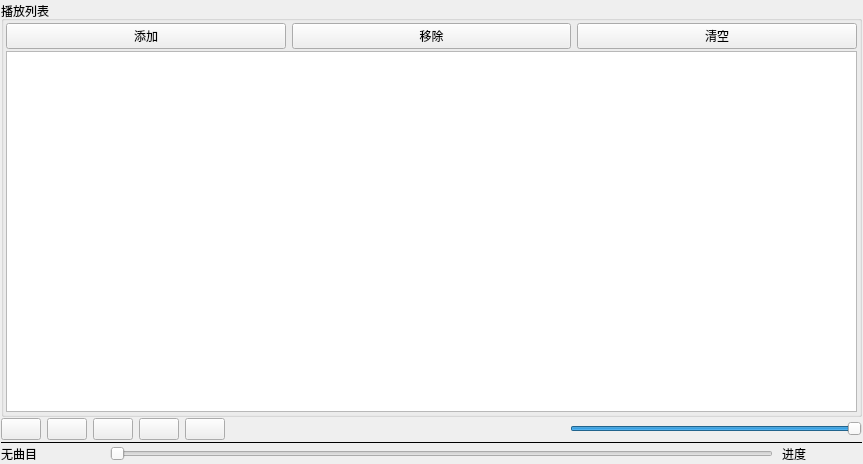
<?xml version="1.0" encoding="UTF-8"?>
<ui version="4.0">
 <class>MainWindow</class>
 <widget class="QMainWindow" name="MainWindow">
  <property name="geometry">
   <rect>
    <x>0</x>
    <y>0</y>
    <width>863</width>
    <height>464</height>
   </rect>
  </property>
  <property name="windowTitle">
   <string>音乐播放器</string>
  </property>
  <widget class="QWidget" name="centralWidget">
   <layout class="QVBoxLayout" name="verticalLayout_2">
    <property name="spacing">
     <number>1</number>
    </property>
    <property name="leftMargin">
     <number>1</number>
    </property>
    <property name="topMargin">
     <number>1</number>
    </property>
    <property name="rightMargin">
     <number>1</number>
    </property>
    <property name="bottomMargin">
     <number>1</number>
    </property>
    <item>
     <widget class="QGroupBox" name="groupBox">
      <property name="title">
       <string>播放列表</string>
      </property>
      <layout class="QVBoxLayout" name="verticalLayout">
       <property name="spacing">
        <number>2</number>
       </property>
       <property name="leftMargin">
        <number>2</number>
       </property>
       <property name="topMargin">
        <number>2</number>
       </property>
       <property name="rightMargin">
        <number>2</number>
       </property>
       <property name="bottomMargin">
        <number>2</number>
       </property>
       <item>
        <layout class="QHBoxLayout" name="horizontalLayout_3">
         <item>
          <widget class="QPushButton" name="btnAdd">
           <property name="text">
            <string>添加</string>
           </property>
           <property name="icon">
            <iconset resource="res.qrc">
             <normaloff>:/images/images/316.bmp</normaloff>:/images/images/316.bmp</iconset>
           </property>
          </widget>
         </item>
         <item>
          <widget class="QPushButton" name="btnRemove">
           <property name="text">
            <string>移除</string>
           </property>
           <property name="icon">
            <iconset resource="res.qrc">
             <normaloff>:/images/images/318.bmp</normaloff>:/images/images/318.bmp</iconset>
           </property>
          </widget>
         </item>
         <item>
          <widget class="QPushButton" name="btnClear">
           <property name="text">
            <string>清空</string>
           </property>
           <property name="icon">
            <iconset resource="res.qrc">
             <normaloff>:/images/images/214.bmp</normaloff>:/images/images/214.bmp</iconset>
           </property>
          </widget>
         </item>
        </layout>
       </item>
       <item>
        <widget class="QListWidget" name="listWidget"/>
       </item>
      </layout>
     </widget>
    </item>
    <item>
     <layout class="QHBoxLayout" name="horizontalLayout">
      <item>
       <widget class="QPushButton" name="btnPlay">
        <property name="toolTip">
         <string>播放</string>
        </property>
        <property name="text">
         <string/>
        </property>
        <property name="icon">
         <iconset resource="res.qrc">
          <normaloff>:/images/images/620.bmp</normaloff>:/images/images/620.bmp</iconset>
        </property>
       </widget>
      </item>
      <item>
       <widget class="QPushButton" name="btnPause">
        <property name="toolTip">
         <string>暂停</string>
        </property>
        <property name="text">
         <string/>
        </property>
        <property name="icon">
         <iconset resource="res.qrc">
          <normaloff>:/images/images/622.bmp</normaloff>:/images/images/622.bmp</iconset>
        </property>
       </widget>
      </item>
      <item>
       <widget class="QPushButton" name="btnStop">
        <property name="toolTip">
         <string>停止</string>
        </property>
        <property name="text">
         <string/>
        </property>
        <property name="icon">
         <iconset resource="res.qrc">
          <normaloff>:/images/images/624.bmp</normaloff>:/images/images/624.bmp</iconset>
        </property>
       </widget>
      </item>
      <item>
       <widget class="QPushButton" name="btnPrevious">
        <property name="toolTip">
         <string>前一曲目</string>
        </property>
        <property name="text">
         <string/>
        </property>
        <property name="icon">
         <iconset resource="res.qrc">
          <normaloff>:/images/images/616.bmp</normaloff>:/images/images/616.bmp</iconset>
        </property>
       </widget>
      </item>
      <item>
       <widget class="QPushButton" name="btnNext">
        <property name="toolTip">
         <string>下一曲目</string>
        </property>
        <property name="text">
         <string/>
        </property>
        <property name="icon">
         <iconset resource="res.qrc">
          <normaloff>:/images/images/630.bmp</normaloff>:/images/images/630.bmp</iconset>
        </property>
       </widget>
      </item>
      <item>
       <spacer name="horizontalSpacer">
        <property name="orientation">
         <enum>Qt::Horizontal</enum>
        </property>
        <property name="sizeHint" stdset="0">
         <size>
          <width>40</width>
          <height>20</height>
         </size>
        </property>
       </spacer>
      </item>
      <item>
       <widget class="QPushButton" name="btnSound">
        <property name="text">
         <string/>
        </property>
        <property name="icon">
         <iconset resource="res.qrc">
          <normaloff>:/images/images/volumn.bmp</normaloff>:/images/images/volumn.bmp</iconset>
        </property>
        <property name="flat">
         <bool>true</bool>
        </property>
       </widget>
      </item>
      <item>
       <widget class="QSlider" name="sliderVolumn">
        <property name="maximum">
         <number>100</number>
        </property>
        <property name="value">
         <number>100</number>
        </property>
        <property name="orientation">
         <enum>Qt::Horizontal</enum>
        </property>
       </widget>
      </item>
     </layout>
    </item>
    <item>
     <widget class="Line" name="line">
      <property name="frameShadow">
       <enum>QFrame::Plain</enum>
      </property>
      <property name="orientation">
       <enum>Qt::Horizontal</enum>
      </property>
     </widget>
    </item>
    <item>
     <layout class="QHBoxLayout" name="horizontalLayout_2">
      <property name="spacing">
       <number>9</number>
      </property>
      <item>
       <widget class="QLabel" name="LabCurMedia">
        <property name="minimumSize">
         <size>
          <width>100</width>
          <height>0</height>
         </size>
        </property>
        <property name="text">
         <string>无曲目</string>
        </property>
       </widget>
      </item>
      <item>
       <widget class="QSlider" name="sliderPosition">
        <property name="tracking">
         <bool>false</bool>
        </property>
        <property name="orientation">
         <enum>Qt::Horizontal</enum>
        </property>
       </widget>
      </item>
      <item>
       <widget class="QLabel" name="LabRatio">
        <property name="minimumSize">
         <size>
          <width>80</width>
          <height>0</height>
         </size>
        </property>
        <property name="text">
         <string>进度</string>
        </property>
       </widget>
      </item>
     </layout>
    </item>
   </layout>
  </widget>
 </widget>
 <layoutdefault spacing="6" margin="11"/>
 <resources>
  <include location="res.qrc"/>
 </resources>
 <connections/>
</ui>
